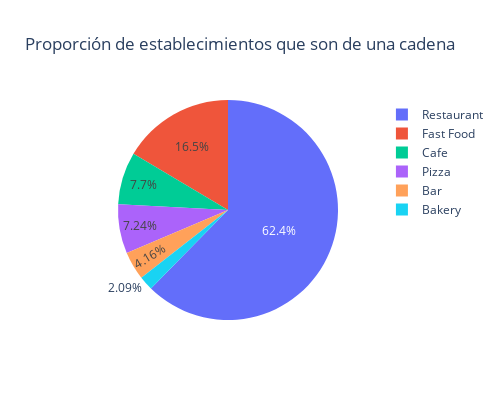
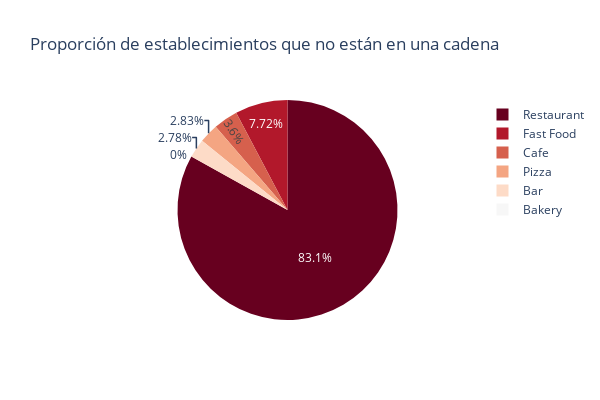

The notebook cell saved with these charts, in order:
### Code cell
# Crear gráfico circular para la proporción de establecimientos pertenecientes a una cadena 
fig = px.pie(names=rest_counts.index, values=chain_rest['rest_type'].value_counts(), title='Proporción de establecimientos que son de una cadena')
# Ajustar el tamaño de la figura
fig.update_layout(width=500, height=400)
# Mostrar el gráfico
fig.show()

# Crear gráfico circular para la proporción de estableciminetos no pertenecientes a una cadena
fig = px.pie(names=rest_counts.index, values=not_chain['rest_type'].value_counts(),color_discrete_sequence=px.colors.sequential.RdBu, title='Proporción de establecimientos que no están en una cadena')
# Ajustar el tamaño de la figura
fig.update_layout(width=600, height=400)
# Mostrar el gráfico
fig.show()

### Figure 1 — Plotly figure (JSON) as saved in the notebook; plotly's stock layout.template omitted (floating-point values rounded to 4 significant figures)
{"data": [{"domain": {"x": [0, 1], "y": [0, 1]}, "hovertemplate": "label=%{label}<br>value=%{value}<extra></extra>", "labels": ["Restaurant", "Fast Food", "Cafe", "Pizza", "Bar", "Bakery"], "legendgroup": "", "name": "", "showlegend": true, "type": "pie", "values": [2292, 605, 283, 266, 153, 77]}], "layout": {"height": 400, "legend": {"tracegroupgap": 0}, "title": {"text": "Proporción de establecimientos que son de una cadena"}, "width": 500}}

### Figure 2 — Plotly figure (JSON) as saved in the notebook; plotly's stock layout.template omitted (floating-point values rounded to 4 significant figures)
{"data": [{"domain": {"x": [0, 1], "y": [0, 1]}, "hovertemplate": "label=%{label}<br>value=%{value}<extra></extra>", "labels": ["Restaurant", "Fast Food", "Cafe", "Pizza", "Bar", "Bakery"], "legendgroup": "", "name": "", "showlegend": true, "type": "pie", "values": [4961, 461, 215, 169, 166, 0]}], "layout": {"height": 400, "legend": {"tracegroupgap": 0}, "piecolorway": ["rgb(103,0,31)", "rgb(178,24,43)", "rgb(214,96,77)", "rgb(244,165,130)", "rgb(253,219,199)", "rgb(247,247,247)", "rgb(209,229,240)", "rgb(146,197,222)", "rgb(67,147,195)", "rgb(33,102,172)", "rgb(5,48,97)"], "title": {"text": "Proporción de establecimientos que no están en una cadena"}, "width": 600}}
